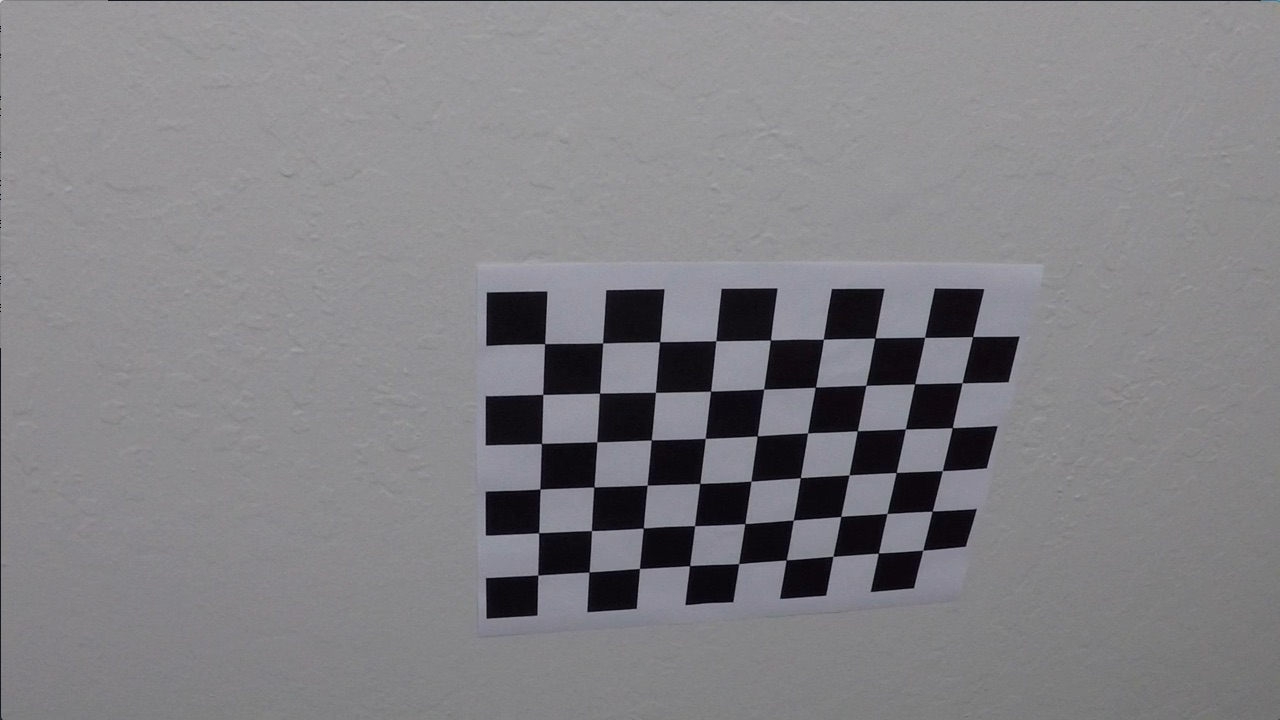
#> input picture camera_cal/calibration10.jpg, 1280 x 720 px; its folder holds 5 pictures in this run
$ python camera_calibration.py
#> lines starting #> are read from the running program, lines starting #| are printed output that depends on the picture
import numpy as np
import cv2
import glob
import matplotlib.pyplot as plt
import matplotlib.image as mpimg
#%matplotlib qt

# prepare object points, like (0,0,0), (1,0,0), (2,0,0) ....,(6,5,0)
objp = np.zeros((6*9,3), np.float32)
objp[:,:2] = np.mgrid[0:9,0:6].T.reshape(-1,2)

# Arrays to store object points and image points from all the images.
objpoints = [] # 3d points in real world space
imgpoints = [] # 2d points in image plane.

# Make a list of calibration images
images = glob.glob('camera_cal/calibration*.jpg')

# Step through the list and search for chessboard corners
for fname in images:
    #print(fname)
    img = cv2.imread(fname)
#> img is the input picture: shape (720, 1280, 3); mean B, G, R 133.1, 129.4, 130.2
    gray = cv2.cvtColor(img,cv2.COLOR_BGR2GRAY)

    # Find the chessboard corners
    ret, corners = cv2.findChessboardCorners(gray, (9,6),None)
#> ret = True; corners = 54 rows, first 8: [545.3, 343.1], [602.7, 342.8], [660.1, 341.3], [715.8, 340.7], [770.6, 340], [823.5, 339.2], [874.3, 338.5], [925.1, 337.4]

    # If found, add object points, image points
    if ret == True:
        objpoints.append(objp)
        imgpoints.append(corners)

        # Draw and display the corners
        #img = cv2.drawChessboardCorners(img, (9,6), corners, ret)
        #cv2.imshow('img',img)
        #cv2.waitKey(500) # waits until a key is pressed

# cv2.destroyAllWindows()# destroys the window showing image

# Camera calibration, given object points, image points, and the shape of the grayscale image:
ret, mtx, dist, rvecs, tvecs = cv2.calibrateCamera(objpoints, imgpoints, gray.shape[::-1], None, None)
np.savez('output_images/calib_info.npz', mtx=mtx, dist=dist)

# Undistord a chessboard:
# Read in the distorted test image
img = cv2.imread('camera_cal/test_image.jpg')
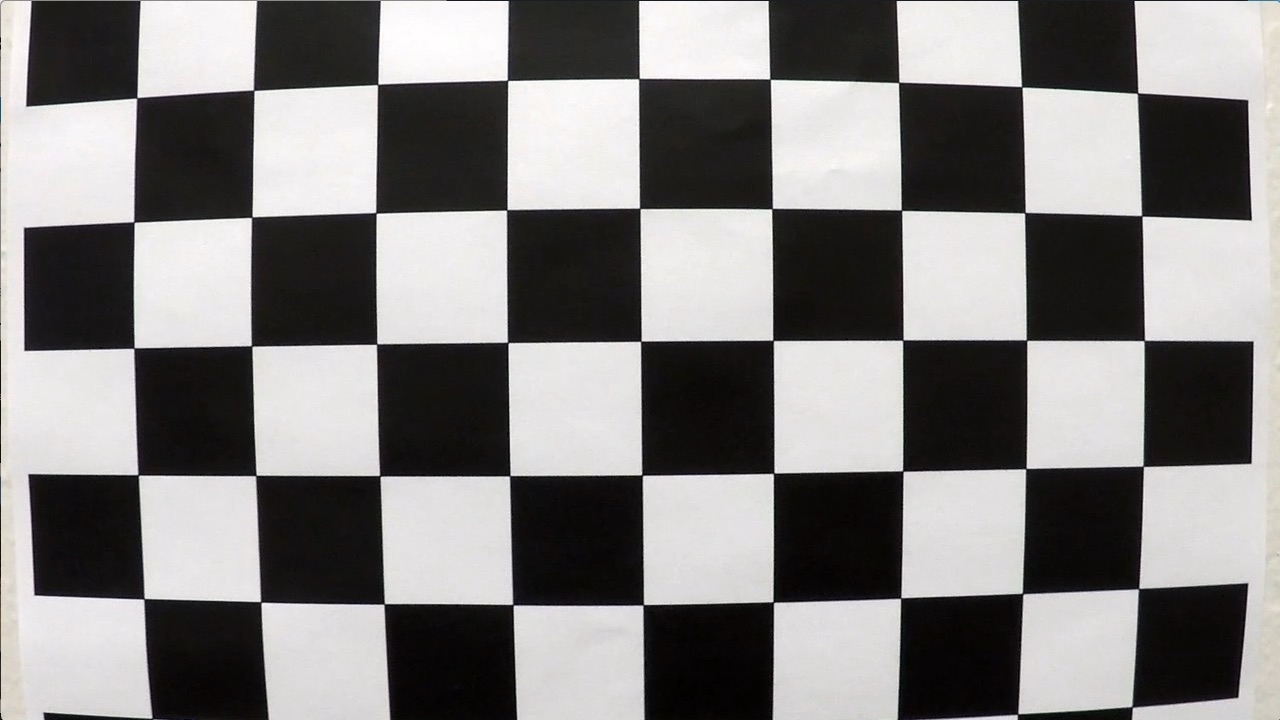
#> input picture camera_cal/test_image.jpg, 1280 x 720 px, found by its file name
#> img is the input picture: shape (720, 1280, 3); mean B, G, R 127.8, 128.4, 130.1
# Undistorting the test image:
undist = cv2.undistort(img, mtx, dist, None, mtx)
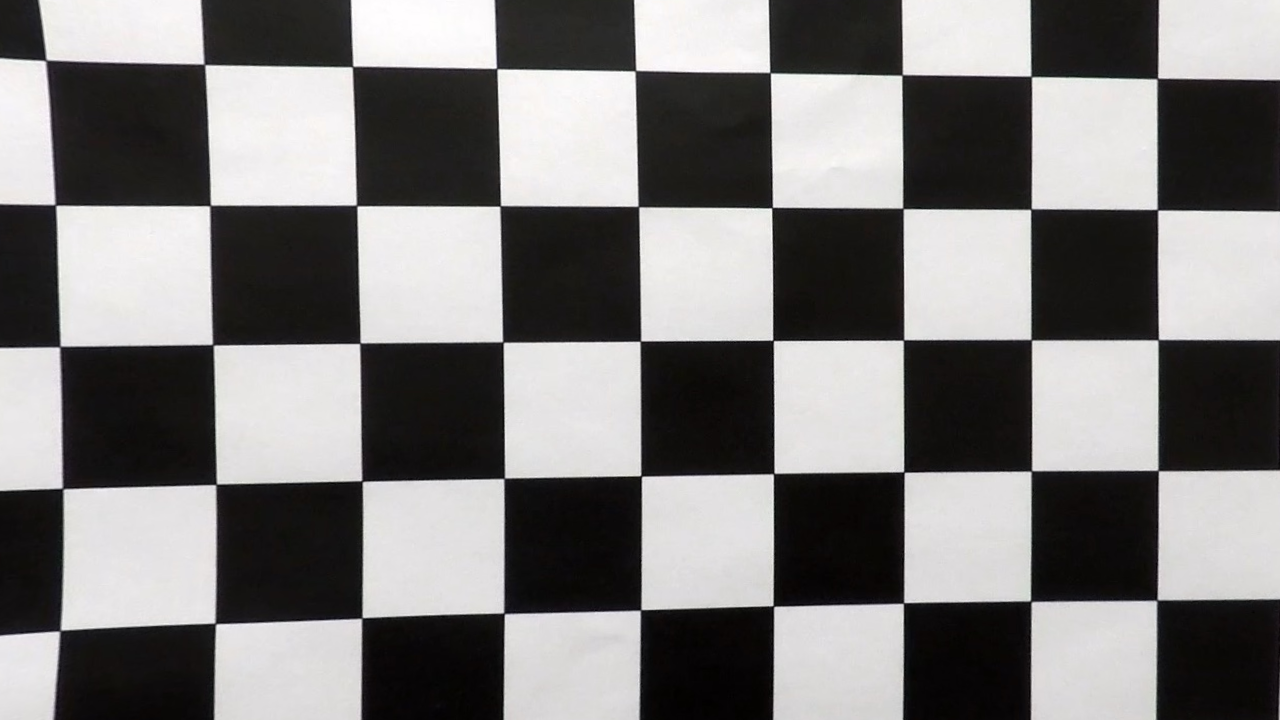
#> undist: shape (720, 1280, 3); mean B, G, R 123.1, 123.5, 125.1
f, (ax1, ax2) = plt.subplots(1, 2, figsize=(24, 9))
f.tight_layout()
ax1.imshow(img)
ax1.set_title('Original Image', fontsize=50)
ax2.imshow(undist)
ax2.set_title('Undistorted Image', fontsize=50)
plt.subplots_adjust(left=0., right=1, top=0.9, bottom=0.)
plt.show()
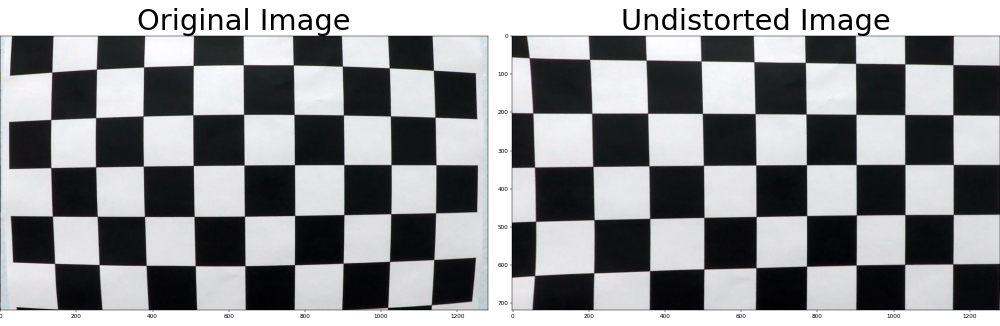
#> figure drawn by matplotlib, 2 panels; B, G, R data is drawn as R, G, B
mpimg.imsave("output_images/chessboard_undistorted.png", undist)
